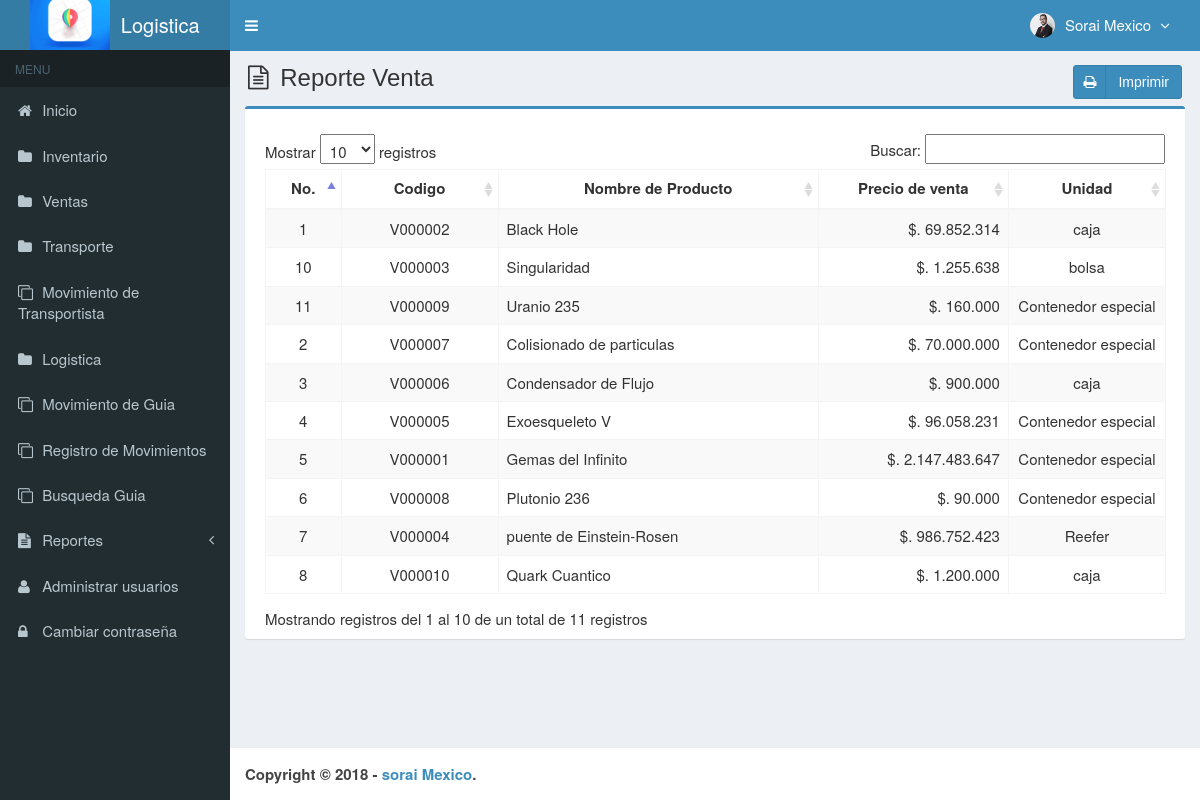
/main.php?module=stock_venta (signed in), run on the app's committed database.
### tables this page shows
CREATE TABLE `usuarios` (
  `id_user` int(3) NOT NULL,
  `username` varchar(50) NOT NULL,
  `name_user` varchar(50) NOT NULL,
  `password` varchar(50) NOT NULL,
  `email` varchar(50) DEFAULT NULL,
  `telefono` varchar(13) DEFAULT NULL,
  `foto` varchar(100) DEFAULT NULL,
  `permisos_acceso` enum('Super Admin','Gerente','Almacenista','Visitante') NOT NULL,
  `status` enum('activo','bloqueado') NOT NULL DEFAULT 'activo',
  `created_at` timestamp NOT NULL DEFAULT CURRENT_TIMESTAMP,
  `updated_at` timestamp NOT NULL DEFAULT CURRENT_TIMESTAMP ON UPDATE CURRENT_TIMESTAMP
);

CREATE TABLE `venta` (
  `codigo` varchar(7) NOT NULL,
  `nombre` varchar(50) NOT NULL,
  `precio_venta` int(11) NOT NULL,
  `unidad` varchar(20) NOT NULL,
  `created_user` int(3) NOT NULL,
  `created_date` timestamp NOT NULL DEFAULT CURRENT_TIMESTAMP,
  `updated_user` int(3) NOT NULL,
  `updated_date` timestamp NOT NULL DEFAULT CURRENT_TIMESTAMP ON UPDATE CURRENT_TIMESTAMP
);

### config/fungsi_rupiah.php (called while the page is built, shortened)
<?php
function format_rupiah($angka){
  $rupiah=number_format($angka,0,',','.');
  return $rupiah;
}
?>

### modules/stock_venta/view.php (the view)
<section class="content-header">
  <h1>
    <i class="fa fa-file-text-o icon-title"></i> Reporte Venta
    <a class="btn btn-primary btn-social pull-right" href="modules/stock_venta/print.php" target="_blank">
      <i class="fa fa-print"></i> Imprimir
    </a>
  </h1>
</section>
<section class="content">
  <div class="row">
    <div class="col-md-12">
      <div class="box box-primary">
        <div class="box-body">
          <table id="dataTables1" class="table table-bordered table-striped table-hover">
            <thead>
              <tr>
                <th class="center">No.</th>
                <th class="center">Codigo</th>
                <th class="center">Nombre de Producto</th>
                <th class="center">Precio de venta</th>
                <th class="center">Unidad</th>
              </tr>
            </thead>
            <tbody>
            <?php
            $no = 1;
            $query = mysqli_query($mysqli, "SELECT codigo,nombre,precio_venta,unidad FROM venta ORDER BY nombre ASC")
                                            or die('Error: '.mysqli_error($mysqli));
            while ($data = mysqli_fetch_assoc($query)) {
              $precio_venta = format_rupiah($data['precio_venta']);
              echo "<tr>
                      <td width='30' class='center'>$no</td>
                      <td width='80' class='center'>$data[codigo]</td>
                      <td width='180'>$data[nombre]</td>
                     <td width='100' align='right'>$. $precio_venta</td>
                     <td width='80' class='center'>$data[unidad]</td>
                    </tr>";
              $no++;
            }
            ?>
            </tbody>
          </table>
        </div>
      </div>
    </div>
  </div>
</section><!-- /.content

### top-menu.php (shortened to what this page needs)
<?php
require_once "config/database.php";
$query = mysqli_query($mysqli, "SELECT id_user, name_user, foto, permisos_acceso FROM usuarios WHERE id_user='$_SESSION[id_user]'")
                                or die('error: '.mysqli_error($mysqli));
$data = mysqli_fetch_assoc($query);
?>
<li class="dropdown user user-menu">
  <a href="#" class="dropdown-toggle" data-toggle="dropdown">
  <?php
  if ($data['foto']=="") { ?>
    <img src="images/user/user-default.png" class="user-image" alt="User Image"/>
  <?php
  }
  else { ?>
    <img src="images/user/<?php echo $data['foto']; ?>" class="user-image" alt="User Image"/>
  <?php
  }
  ?>
    <span class="hidden-xs"><?php echo $data['name_user']; ?> <i style="margin-left:5px" class="fa fa-angle-down"></i></span>
  </a>
</li>

### assets/css/style.css (style rules this page uses)
.btn-social *:first-child { border-right: 1px solid rgba(0, 0, 0, 0.1); bottom: 0; font-size: 1em !important; left: 0; line-height: 32px !important; position: absolute; text-align: center; top: 0; width: 32px !important; }
.content-header { padding: 15px 18px 0; position: relative; }
.center { text-align:center; }
.icon-title { margin-right: 5px; }
body { background-color: #fff; color: #333; font-size: 15px; line-height: 1.42857; }

### data on the page
usuarios: foto (picture), name_user "Sorai Mexico"
venta: codigo "V000002", nombre "Black Hole", precio_venta "69.852.314", unidad "caja"
venta: codigo "V000007", nombre "Colisionado de particulas", precio_venta "70.000.000", unidad "Contenedor especial"
venta: codigo "V000006", nombre "Condensador de Flujo", precio_venta "900.000", unidad "caja"
venta: codigo "V000005", nombre "Exoesqueleto V", precio_venta "96.058.231", unidad "Contenedor especial"
venta: codigo "V000001", nombre "Gemas del Infinito", precio_venta "2.147.483.647", unidad "Contenedor especial"
venta: codigo "V000008", nombre "Plutonio 236", precio_venta "90.000", unidad "Contenedor especial"
venta: codigo "V000004", nombre "puente de Einstein-Rosen", precio_venta "986.752.423", unidad "Reefer"
venta: codigo "V000010", nombre "Quark Cuantico", precio_venta "1.200.000", unidad "caja"
venta: codigo "V000003", nombre "Singularidad", precio_venta "1.255.638", unidad "bolsa"
venta: codigo "V000009", nombre "Uranio 235", precio_venta "160.000", unidad "Contenedor especial"
